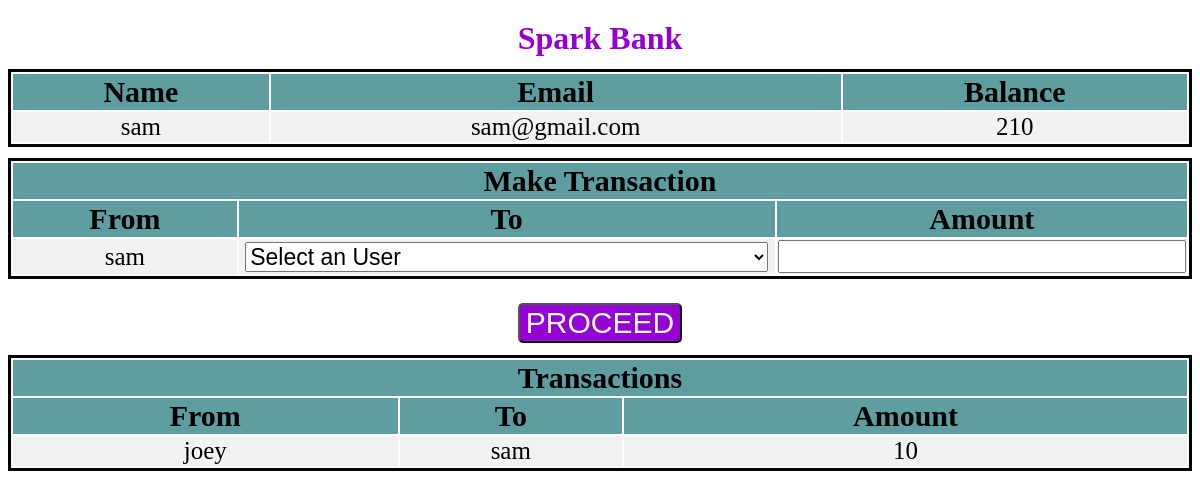
Screenshot of /2ndpage.php?name=sam with the database file from the repository.
### tables this page shows
CREATE TABLE `customers` (
  `firstname` text DEFAULT NULL,
  `email` text DEFAULT NULL,
  `balance` double DEFAULT NULL
);

CREATE TABLE `transfers` (
  `from-customer` text DEFAULT NULL,
  `to-customer` text DEFAULT NULL,
  `amount` double DEFAULT NULL
);

### 2ndpage.php (the view, shortened to what this page needs)
<!DOCTYPE html>
<?php
include('config.php');
$customer_name="NULL";
if(isset($_GET["name"])){
$customer_name = trim($_GET["name"]);
}
$sql = "SELECT firstname,email,balance FROM customers where firstname = '$customer_name'";
$result = $conn->query($sql);
$row = $result->fetch_assoc();
$firstname = "NULL";
$email="NULL";
$balance="NULL";
if(isset($row)){
$firstname = $row['firstname'];
$email=$row['email'];
$balance=$row['balance'];
}
?>
<html>
<link rel="stylesheet" href="styles.css">
<head>
</head>
<body>
	<h1 class="bank-name">Spark Bank</h1>
	<table>
		<thead>
			<th>
				Name
			</th>
			<th>
				Email
			</th>
			<th>
				Balance
			</th>
		</thead>
		<tbody>
			<tr class="remove-hover">
				<td>
					<?php
			 echo $firstname; ?>
				</td>
				<td>
					<?php
			echo $email ;?>
				</td>
				<td>
					<?php
			 echo $balance?>
				</td>
			</tr>
		</tbody>
	</table>
	<table>
		<thead>
			<tr>
				<th colspan="3">Make Transaction</th>
			</tr>
			<tr>
				<th>From</th>
				<th>To</th>
				<th>Amount</th>
			</tr>
		</thead>
		<tbody>
			<tr>
				<td>
					<?php
			echo $customer_name;
			?>
				</td>
				<td class="dropdown">
					<form action="" name="client_name" method="post" id="payment">
						<select name="clientlist" class="drop-expand" id="language" required>
							<option value="none" selected disabled hidden>
								Select an User
							</option>
						</select>
				</td>
				<td>
					<input type="number" required="true" id="input-amount" class="drop-expand" name="amount" min="0.01"
						onkeypress="return event.charCode != 45" max="<?php echo $balance?>">
				</td>
			</tr>
		</tbody>
	</table>
	<div> <button onclick="transaction()" type="submit" class="butt-submit">PROCEED</button>
	</div>
	<?php
$transfer_query = "SELECT `from-customer`,`to-customer`,`amount` FROM `transfers` where `from-customer` = '$customer_name' OR `to-customer` = '$customer_name'";
$res = $conn->query($transfer_query);
?>
	<table>
		<thead>
			<tr>
				<th colspan="3">Transactions</th>
			</tr>
			<tr>
				<th>From</th>
				<th>To</th>
				<th>Amount</th>
			</tr>
		<tbody>
			<?php
					if (!empty($res) && $res->num_rows > 0) {
					  while($transact = $res->fetch_assoc()) {
						?>
			<tr>
				<td>
					<?php echo $transact["from-customer"] ?>
				</td>
				<td>
					<?php echo $transact["to-customer"] ?>
				</td>
				<td>
					<?php echo $transact["amount"]?>
				</td>
			</tr>
			<?php }
					}?>
		</tbody>
		</thead>
	</table>
</body>
</html>

### styles.css (style rules this page uses)
.bank-name { color: darkviolet; text-align: center; padding: 1%; margin: 0%; }
table { width: 100%; height: 100%; border: solid; margin-bottom: 1%; }
th { font-size: 30px; background-color: cadetblue; }
tr:nth-child(odd) { background-color: #f2f2f2; }
td { text-align: center; font-size: 25px; }
.butt-submit { background-color: darkviolet; color: white; font-size: 30px; border-radius: 5px; transition-duration: 0.4s; }
div { padding: 1%; text-align: center; }
.drop-expand { width: 98%; font-size: 23px; }

### rows the page displays
customers: firstname "sam", email "sam@gmail.com", balance "210"
transfers: value "joey", value "sam", amount "10"

### other values shown
$customer_name "sam"
